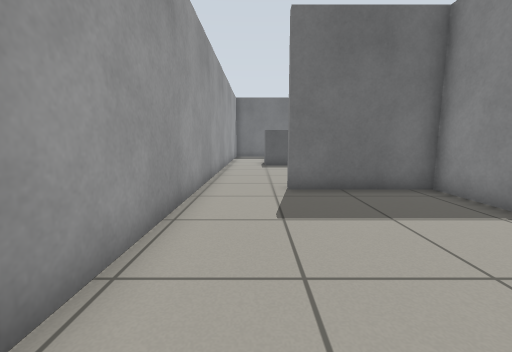
view 1 (above)

16 first-person views from a walk through a Gazebo world. The camera is 0.72 m above the floor, tilts 8° down and sees 90° across. The floor is counted in squares, 0.5 m on a side. Each view is taken from the middle of a square. On the plan, view 1 faces up. The plan holds only what a view shows up to about 13 squares ahead; the rest is blank.

view 2
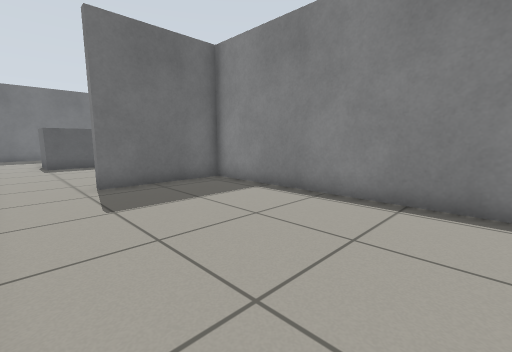

view 3
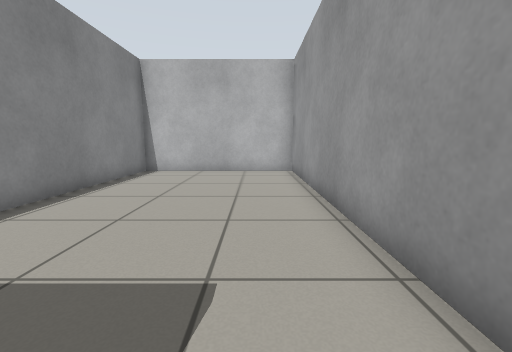

view 4
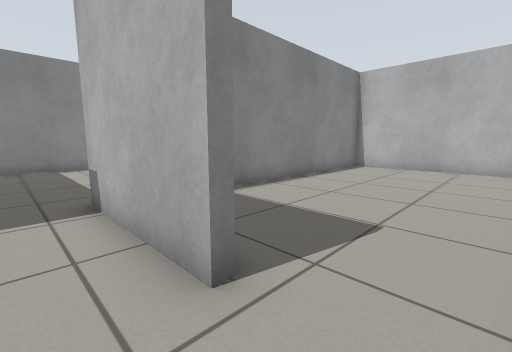

view 5
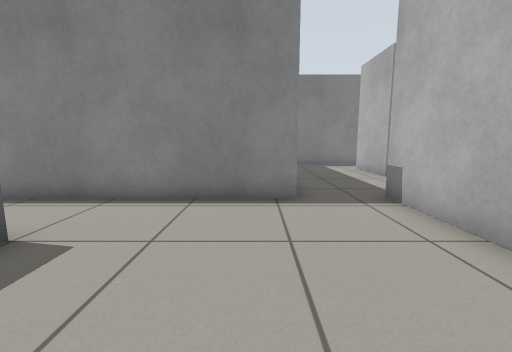

view 6
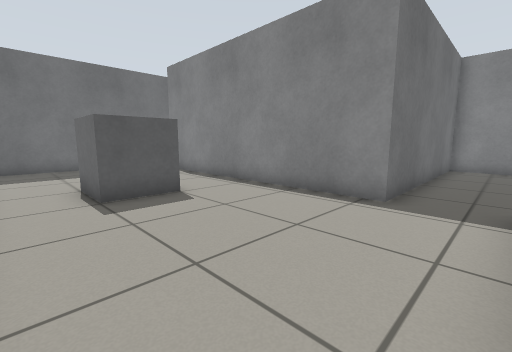

view 7
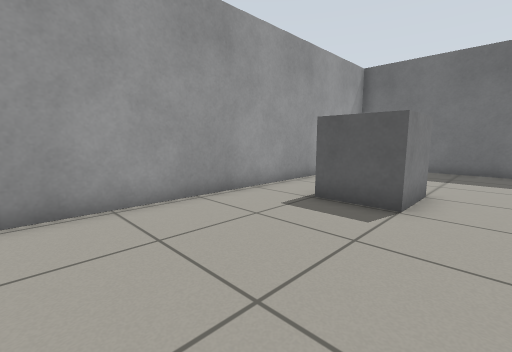

view 8
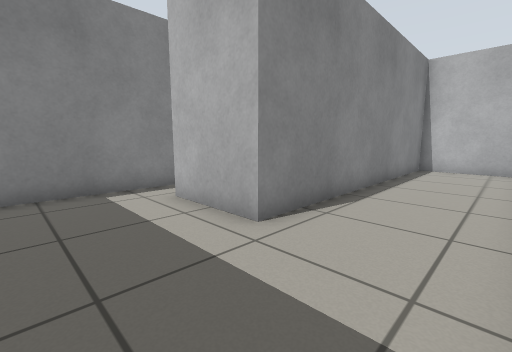

view 9
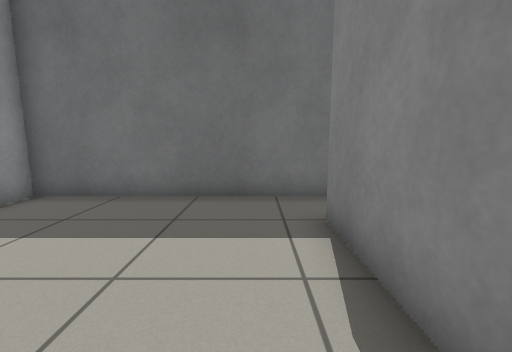

view 10
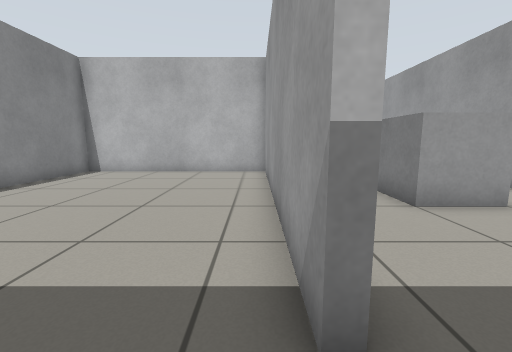

view 11
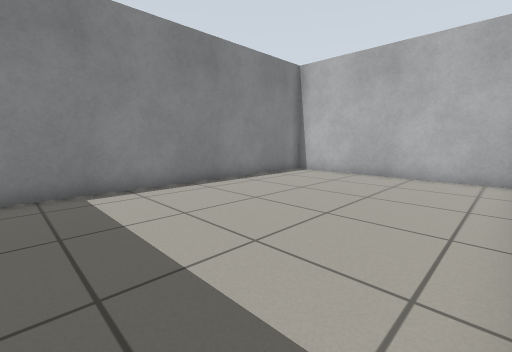

view 12
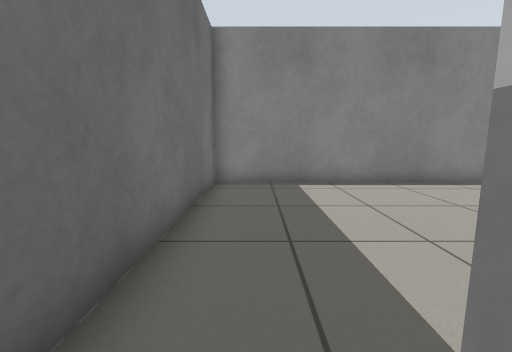

view 13
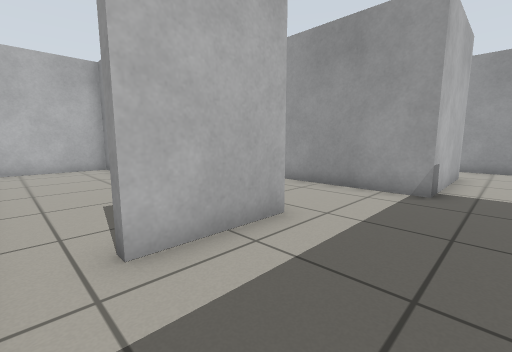

view 14
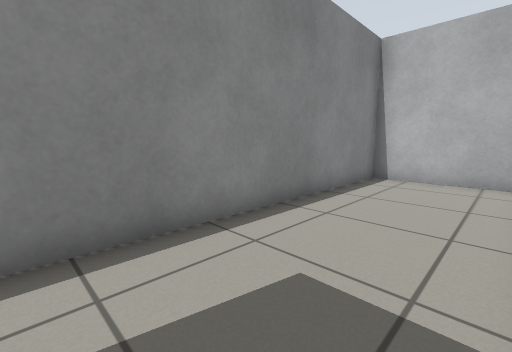

view 15
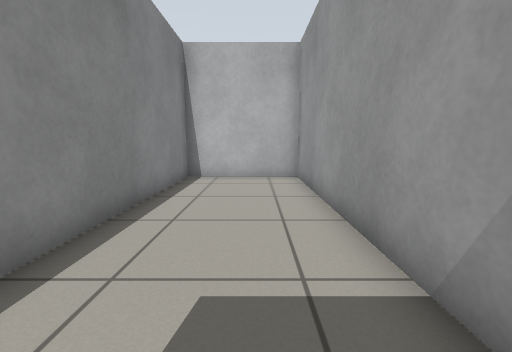

view 16
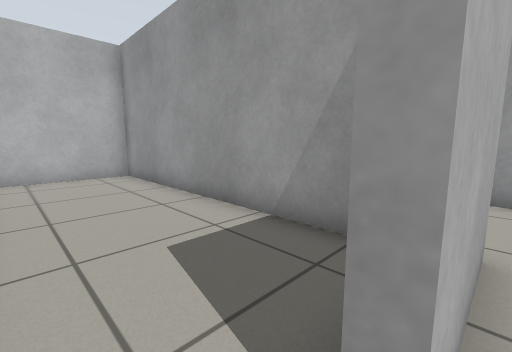

### Floor plan
Points are (right, up) in squares from view 1. A wall is a line through its corners. A room is listed if a view was taken in it or the views show most of it. See-through windows are left out.
Room 1 (views 1, 2, 3)
walls: (-1.7, 7.5) (-1.7, -5) (5.3, -5) (5.3, 7.4) (0.9, 7.4)
ways out: opening at (-0.5, 7) to room 2
Room 2 (views 4, 5, 6, 7, 9, 12)
walls: (5.3, 10) (5.3, 20.5); (0.9, 7.4) (0.9, 7.7) (5.5, 7.7); (5.5, 22.4) (-1.7, 22.4) (-1.7, 7.5)
ways out: opening at (-0.5, 7) to room 1; opening at (5, 8.5) to room 3; opening at (5, 21.5) to room 4
objects: grey box (1, 15) to (2, 16)
Room 3 (views 8, 13, 16)
walls: (5.5, 7.7) (5.5, 3); (13.7, 5.5) (13.7, 10) (5.3, 10); (5.9, -5) (9.1, -5) (9.1, 5.9) (12.1, 5.9) (12.1, 5.5)
ways out: opening at (5, 8.5) to room 2; opening at (13, 6) to room 5
Room 4 (views 10, 11)
walls: (5.5, 20.5) (5.5, 10.7); (5.5, 10.3) (13.7, 10.3) (13.7, 22.4) (5.5, 22.4)
ways out: opening at (5, 21.5) to room 2
Room 5 (views 14, 15)
walls: (9.4, 4.4) (9.4, -5) (13.7, -5) (13.7, 5.5)
ways out: opening at (13, 6) to room 3

Positions as (right, up) in squares from view 1, and headings:
1: (0, 0), facing up
2: (-1, -1), facing up-right
3: (0, 7), facing down
4: (-1, 9), facing down-right
5: (-1, 11), facing right
6: (-1, 8), facing up-right
7: (4, 9), facing up-left
8: (6, 9), facing down-right
9: (4, 16), facing up
10: (6, 22), facing down
11: (6, 21), facing down-right
12: (5, 21), facing right
13: (13, 9), facing down-left
14: (10, 5), facing down-right
15: (11, 5), facing down
16: (13, 6), facing down-left
